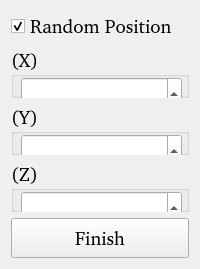
     <widget class="QWidget" name="tab">
      <attribute name="title">
       <string>Position</string>
      </attribute>
      <layout class="QGridLayout" name="gridLayout_4">
       <item row="0" column="0">
        <widget class="QCheckBox" name="checkBox_4">
         <property name="font">
          <font>
           <family>Nimbus Sans [UKWN]</family>
           <pointsize>14</pointsize>
           <italic>false</italic>
           <bold>false</bold>
          </font>
         </property>
         <property name="text">
          <string>Random Position</string>
         </property>
         <property name="checked">
          <bool>true</bool>
         </property>
        </widget>
       </item>
       <item row="1" column="0">
        <widget class="QGroupBox" name="groupBox">
         <property name="font">
          <font>
           <family>Nimbus Sans [UKWN]</family>
           <pointsize>14</pointsize>
           <italic>false</italic>
           <bold>false</bold>
          </font>
         </property>
         <property name="title">
          <string>(X)</string>
         </property>
         <widget class="QDoubleSpinBox" name="doubleSpinBox">
          <property name="geometry">
           <rect>
            <x>10</x>
            <y>30</y>
            <width>161</width>
            <height>61</height>
           </rect>
          </property>
         </widget>
        </widget>
       </item>
       <item row="2" column="0">
        <widget class="QGroupBox" name="groupBox_2">
         <property name="font">
          <font>
           <family>Nimbus Sans [UKWN]</family>
           <pointsize>14</pointsize>
           <italic>false</italic>
           <bold>false</bold>
          </font>
         </property>
         <property name="title">
          <string>(Y)</string>
         </property>
         <widget class="QDoubleSpinBox" name="doubleSpinBox_2">
          <property name="geometry">
           <rect>
            <x>10</x>
            <y>30</y>
            <width>161</width>
            <height>61</height>
           </rect>
          </property>
         </widget>
        </widget>
       </item>
       <item row="3" column="0">
        <widget class="QGroupBox" name="groupBox_3">
         <property name="font">
          <font>
           <family>Nimbus Sans [UKWN]</family>
           <pointsize>14</pointsize>
           <italic>false</italic>
           <bold>false</bold>
          </font>
         </property>
         <property name="title">
          <string>(Z)</string>
         </property>
         <widget class="QDoubleSpinBox" name="doubleSpinBox_3">
          <property name="geometry">
           <rect>
            <x>10</x>
            <y>30</y>
            <width>161</width>
            <height>61</height>
           </rect>
          </property>
         </widget>
        </widget>
       </item>
       <item row="4" column="0">
        <widget class="QPushButton" name="pushButton">
         <property name="minimumSize">
          <size>
           <width>0</width>
           <height>40</height>
          </size>
         </property>
         <property name="font">
          <font>
           <family>Nimbus Sans [UKWN]</family>
           <pointsize>14</pointsize>
           <italic>false</italic>
           <bold>false</bold>
          </font>
         </property>
         <property name="text">
          <string>Finish</string>
         </property>
        </widget>
       </item>
      </layout>
     </widget>
